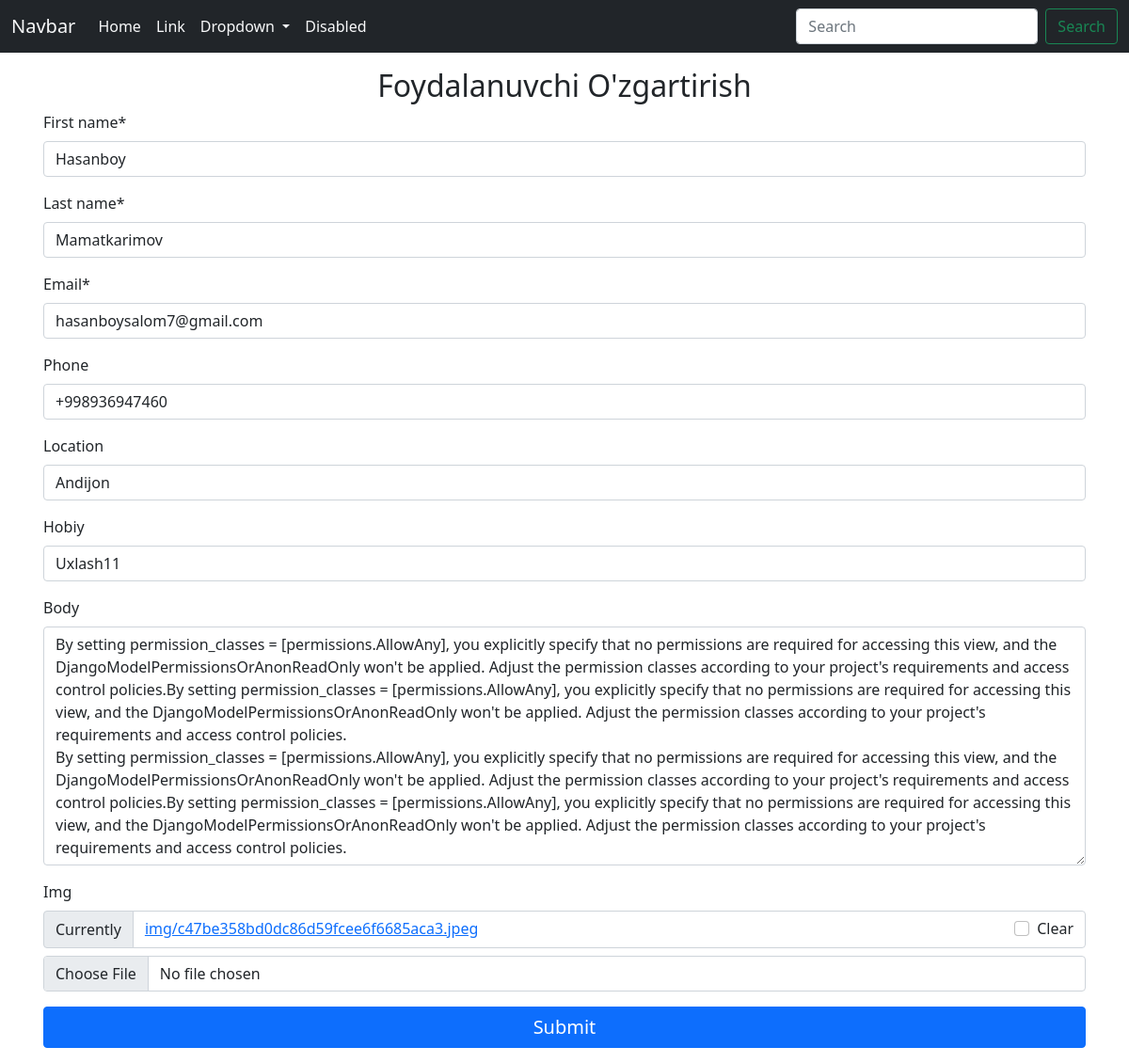
The app's page /update/1/ with its own data.
### api/models.py (models this page shows, shortened)
class CrudModel(models.Model):
    first_name=models.CharField(max_length=100)
    last_name=models.CharField(max_length=100)
    email=models.CharField(max_length=100)
    phone=models.CharField(max_length=13,null=True,blank=True)
    location=models.CharField(max_length=100,null=True,blank=True)
    hobiy=models.CharField(max_length=100,null=True,blank=True)
    body=models.TextField(null=True,blank=True)
    img=models.ImageField(upload_to='img',null=True,blank=True)

### api/views.py (the view, shortened to what this page needs)
# urls.py: path('update/<int:pk>/',UpdatePlace.as_view(),name='update'),
class UpdatePlace(View):
    def get(self, request, pk):
        place_instance = get_object_or_404(CrudModel, id=pk)
        form = CrudForm(instance=place_instance)
        return render(request, 'forms/update.html', context={'forms': form})

### api/forms.py
class CrudForm(forms.ModelForm):
    class Meta:
        model=CrudModel
        fields='__all__'

### templates/forms/update.html (shortened to what this page needs)
{% extends "base.html" %}
{% load crispy_forms_tags %}
{% block content %}
        <div class="container p-3">
            <h2 class='text-center'>Foydalanuvchi O'zgartirish</h2>
            <form action="" method="post">
                {{forms|crispy}}
                <button class="btn btn-primary w-100 fs-5">Submit</button>
            </form>
        </div>
{% endblock  %}

### records on screen
CrudModel: first_name "Hasanboy", last_name "Mamatkarimov", email "hasanboysalom7@gmail.com", phone "+998936947460", location "Andijon", hobiy "Uxlash11", body "By setting permission_classes = [permissions.AllowAny], you explicitly specify that no permissions are required for accessing this view, and the DjangoModelPermissionsOrAnonReadOnly won't be applied. Adjust the permission classes according to your project's requirements and access control policies.By setting permission_classes = [permissions.AllowAny], you explicitly specify that no permissions are required for accessing this view, and the DjangoModelPermissionsOrAnonReadOnly won't be applied. Adjust the permission classes according to your project's requirements and access control policies. By setting permission_classes = [permissions.AllowAny], you explicitly specify that no permissions…"
